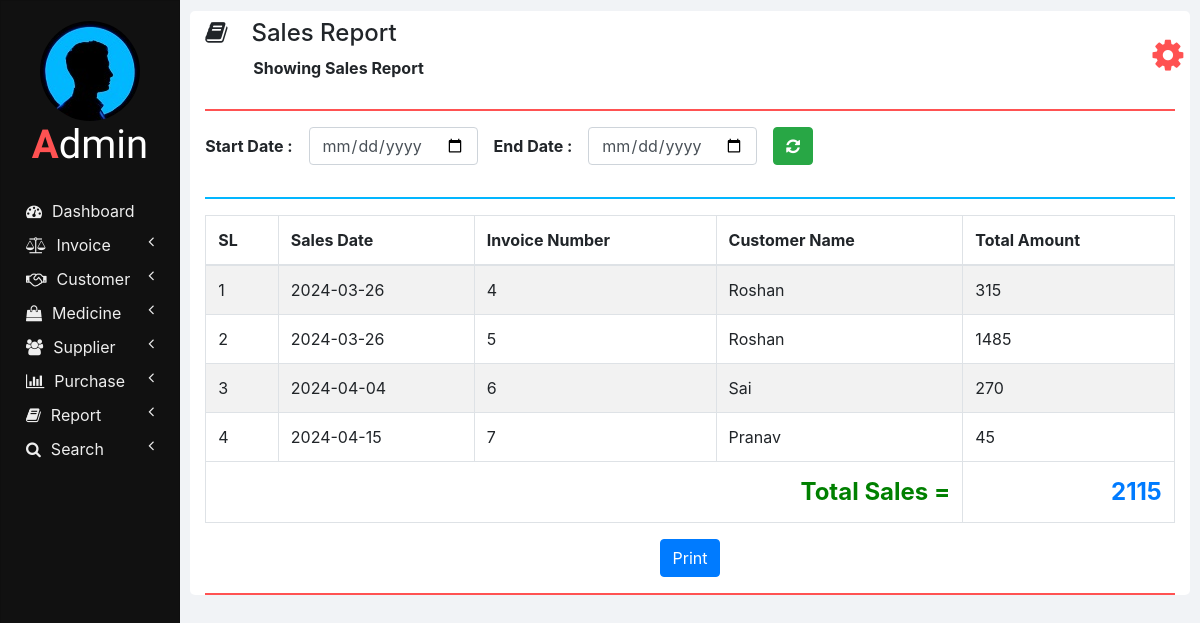
/sales_report.php, run on the app's committed database.
### tables this page shows
CREATE TABLE `invoices` (
  `INVOICE_ID` int(11) NOT NULL,
  `NET_TOTAL` double NOT NULL DEFAULT 0,
  `INVOICE_DATE` date NOT NULL DEFAULT current_timestamp(),
  `CUSTOMER_ID` int(11) NOT NULL,
  `TOTAL_AMOUNT` double NOT NULL,
  `TOTAL_DISCOUNT` double NOT NULL
);

CREATE TABLE `customers` (
  `ID` int(11) NOT NULL,
  `NAME` varchar(20) NOT NULL,
  `CONTACT_NUMBER` varchar(10) NOT NULL,
  `ADDRESS` varchar(100) NOT NULL,
  `DOCTOR_NAME` varchar(20) NOT NULL,
  `DOCTOR_ADDRESS` varchar(100) NOT NULL
);

### php/report.php (the view, shortened to what this page needs)
  <?php
function showSales($start_date, $end_date) {
  ?>
  <thead>
    <tr>
      <th>SL</th>
      <th>Sales Date</th>
      <th>Invoice Number</th>
      <th>Customer Name</th>
      <th>Total Amount</th>
    </tr>
  </thead>
  <tbody>
  <?php
  require "db_connection.php";
  if($con) {
    $seq_no = 0;
    $total = 0;
    if($start_date == "" || $end_date == "")
      $query = "SELECT * FROM invoices INNER JOIN customers ON invoices.CUSTOMER_ID = customers.ID";
    else
      $query = "SELECT * FROM invoices INNER JOIN customers ON invoices.CUSTOMER_ID = customers.ID WHERE INVOICE_DATE BETWEEN '$start_date' AND '$end_date'";
    $result = mysqli_query($con, $query);
    while($row = mysqli_fetch_array($result)) {
      $seq_no++;
      showSalesRow($seq_no, $row);
      $total = $total + $row['NET_TOTAL'];
    }
    ?>
    </tbody>
    <tfoot class="font-weight-bold">
      <tr style="text-align: right; font-size: 24px;">
        <td colspan="4" style="color: green;">&nbsp;Total Sales =</td>
        <td class="text-primary"><?php echo $total; ?></td>
      </tr>
    </tfoot>
    <?php
  }
}
function showSalesRow($seq_no, $row) {
  ?>
  <tr>
    <td><?php echo $seq_no; ?></td>
    <td><?php echo $row['INVOICE_DATE']; ?></td>
    <td><?php echo $row['INVOICE_ID']; ?></td>
    <td><?php echo $row['NAME']; ?></td>
    <td><?php echo $row['NET_TOTAL'] ?></td>
  </tr>
  <?php
}
?>

### sales_report.php (shortened to what this page needs)
<!DOCTYPE html>
<html lang="en" dir="ltr">
  <head>
    <link rel="stylesheet" href="bootstrap/css/bootstrap.min.css">
    <link rel="stylesheet" href="https://use.fontawesome.com/releases/v5.3.1/css/all.css">
    <link rel="stylesheet" href="https://cdnjs.cloudflare.com/ajax/libs/font-awesome/4.7.0/css/font-awesome.min.css">
    <link rel="stylesheet" href="css/sidenav.css">
    <link rel="stylesheet" href="css/home.css">
  </head>
  <body>
    <div class="container-fluid">
      <div class="container">
        <?php
          require "php/header.php";
          createHeader('book', 'Sales Report', 'Showing Sales Report');
        ?>
        <div class="row">
          <div class="col-md-12 form-group form-inline">
            <label class="font-weight-bold" for="">Start Date :&emsp;</label>
            <input type="date" class="form-control" id="start_date" onchange="showReport('sales');">
            <label class="font-weight-bold" for="">End Date :&emsp;</label>
            <input type="date" class="form-control" id="end_date" onchange="showReport('sales');">
            <button class="btn btn-success" onclick="location.reload();"><i class="fa fa-refresh"></i></button>
          </div>
          <div class="col col-md-12">
            <hr class="col-md-12" style="padding: 0px; border-top: 2px solid  #02b6ff;">
          </div>
          <div class="col col-md-12 table-responsive">
            <div id="print_content" class="table-responsive">
            	<table class="table table-bordered table-striped table-hover" id="sales_report_div">
                <?php
                require "php/report.php";
                showSales("", "");
                ?>
            	</table>
            </div>
          </div>
          <div class="col-md-12 text-center">
            <button class="btn btn-primary" onclick="printReport('Sales');">Print</button>
          </div>
        </div>
        <hr style="border-top: 2px solid #ff5252;">
      </div>
    </div>
  </body>
</html>

### php/header.php
<?php
  function createHeader($icon, $heading, $sub_heading) {
    echo '
    <section class="row content-header">
      <div class="header-title col-md-11">
        <p class="h4 pt-2"><i class="fa fa-'.$icon.'"></i>&emsp;'.$heading.'</p>
        &emsp;&emsp;&emsp;<small class="font-weight-bold h6">'.$sub_heading.'</small>
      </div>
      <div class="col-md-1 user_options">
        <button class="col col-md-1 m-3" onclick="showOptions();">
          <i class="fa fa-gear"></i>
        </button>
        <div id="mark"><i class="fa fa-play fa-rotate-270"></i></div>
        <ul id="options" class="options list-unstyled" style="display: none;">
          <li>
            <a href="my_profile.php"><i class="fa fa-user"></i><span>My Profile</span></a>
          </li>
          <li>
            <a href="change_password.php"><i class="fa fa-edit"></i><span>Change Password</span></a>
          </li>
          <li>
            <a href="logout.php"><i class="fa fa-key"></i><span>Logout</span></a>
          </li>
        </ul>
      </div>
    </section>
    <hr style="border-top: 2px solid #ff5252;">
    ';
  }
?>

### css/sidenav.css (style rules this page uses)
body { background-color: #f1f3f6; }
.sidenav { width: 15%; height: 100vh; background-color: #222222; position: fixed; z-index: 1; flex: 1 0 auto; }
.card { width: 100%; height: 100%; top: 0; border-radius: 0; background-color: #111111; }
.logo .logo-caption { font-family: 'Poiret One', cursive; color: #ffffff; text-align: center; margin-bottom: 25px; }
.logo .profile { margin-left: 50%; border-radius: 50%; transform: translate(-50%); }
.logo .tweak { color: #ff5252; font-weight: bold; }
.main-menu-item { padding: 5px 5px; cursor: pointer; }
.main-menu-item > a { color: #eeeeee; text-decoration: none; font-size: 16px; }
.main-menu-item > a > span { margin-left: 10px; }

### css/home.css (style rules this page uses)
html, body { height: 100vh; }
.container-fluid { margin-left: 15%; width: 85%; background: #f1f3f6; padding: 1px 0 0 0; flex: 1 0 auto; }
.container { margin: 0; max-width: 98%; margin: 1%; background-color: #ffffff; border-radius: 5px; }
.user_options button { max-width: 50px; max-height: 50px; font-size: 36px; background-color: #ffffff; color: #ff5252; border: none; outline: none; }

### data on the page
invoices: seq_no "1", INVOICE_DATE "2024-03-26", INVOICE_ID "4", CUSTOMER_ID.NAME "Roshan", NET_TOTAL "315"
invoices: seq_no "2", INVOICE_DATE "2024-03-26", INVOICE_ID "5", CUSTOMER_ID.NAME "Roshan", NET_TOTAL "1485"
invoices: seq_no "3", INVOICE_DATE "2024-04-04", INVOICE_ID "6", CUSTOMER_ID.NAME "Sai", NET_TOTAL "270"
invoices: seq_no "4", INVOICE_DATE "2024-04-15", INVOICE_ID "7", CUSTOMER_ID.NAME "Pranav", NET_TOTAL "45"

### other printed values
$heading "Sales Report"
$sub_heading "Showing Sales Report"
$total "2115"
